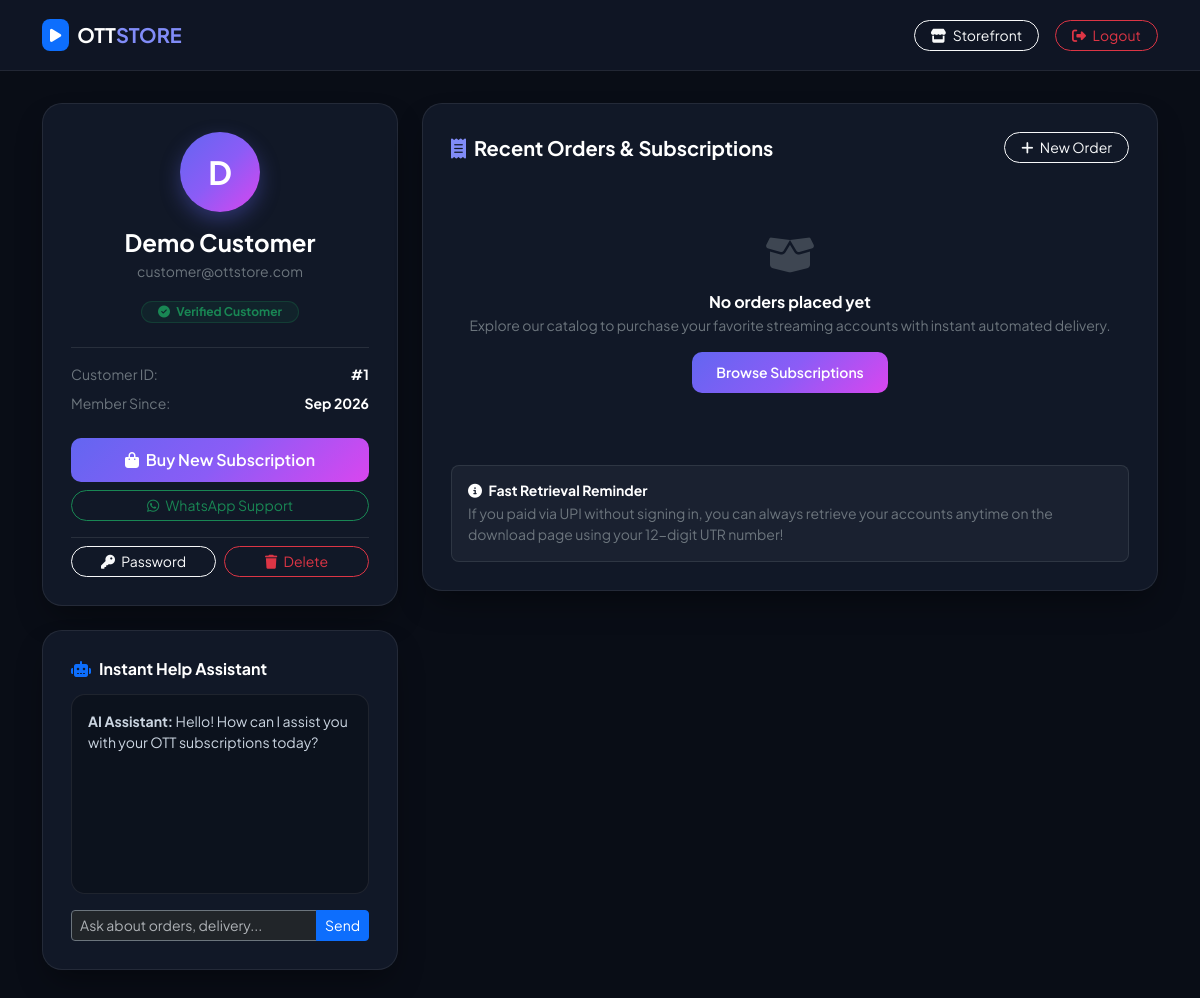
Page /_public_html/profile.php (signed in) on the committed database.
### tables this page shows
CREATE TABLE `users` (
  `id` int(11) NOT NULL AUTO_INCREMENT,
  `username` varchar(100) NOT NULL,
  `email` varchar(150) NOT NULL UNIQUE,
  `password` varchar(255) NOT NULL,
  `created_at` timestamp DEFAULT CURRENT_TIMESTAMP,
  PRIMARY KEY (`id`)
);

### _public_html/auth.php (called while the page is built, shortened)
<?php
global $conn;
if (!isset($conn) || !($conn instanceof mysqli)) {
    $conn = @new mysqli(DB_SERVER, DB_USERNAME, DB_PASSWORD, DB_DATABASE);
    $conn->set_charset("utf8mb4");
}
$site_settings = [];
if (isset($conn) && $conn instanceof mysqli && !$conn->connect_error) {
    $settingsRes = @$conn->query("SELECT setting_key, setting_value FROM settings");
    if ($settingsRes) {
        while ($row = $settingsRes->fetch_assoc()) {
            $site_settings[$row['setting_key']] = $row['setting_value'];
        }
    }
}
if (!function_exists('get_setting')) {
    function get_setting($key, $default = '') {
        global $site_settings;
        return isset($site_settings[$key]) && $site_settings[$key] !== '' ? $site_settings[$key] : $default;
    }
}
?>

### _public_html/profile.php (the view, shortened to what this page needs)
<?php
require_once __DIR__ . "/auth.php";
$user_id = (int)$_SESSION['user_id'];
$stmt = $conn->prepare("SELECT * FROM users WHERE id = ?");
$stmt->bind_param("i", $user_id);
$stmt->execute();
$user = $stmt->get_result()->fetch_assoc();
$ordersStmt = $conn->prepare("SELECT * FROM purchase_history WHERE user_id = ? ORDER BY id DESC");
$ordersStmt->bind_param("i", $user_id);
$ordersStmt->execute();
$orders = $ordersStmt->get_result();
$whatsappNumber = get_setting('support_whatsapp', '13082229928');
?>
<!DOCTYPE html>
<html lang="en" data-bs-theme="dark">
<head>
    <link rel="stylesheet" href="https://cdn.jsdelivr.net/npm/bootstrap@5.3.2/dist/css/bootstrap.min.css">
    <link rel="stylesheet" href="https://cdnjs.cloudflare.com/ajax/libs/font-awesome/6.5.1/css/all.min.css">
</head>
<body>
<nav class="navbar navbar-expand navbar-custom">
    <div class="container">
        <a class="navbar-brand text-white fw-bold d-flex align-items-center gap-2" href="index.php">
            <span class="badge bg-primary p-2 rounded-3"><i class="fa-solid fa-play"></i></span>
            <span>OTT<span style="color:#818cf8;">STORE</span></span>
        </a>
        <div class="d-flex align-items-center gap-3">
            <a href="index.php" class="btn btn-outline-light btn-sm rounded-pill px-3">
                <i class="fa-solid fa-store me-1"></i> Storefront
            </a>
            <a href="logout.php" class="btn btn-outline-danger btn-sm rounded-pill px-3">
                <i class="fa-solid fa-right-from-bracket me-1"></i> Logout
            </a>
        </div>
    </div>
</nav>
<div class="container">
    <div class="row g-4">
        <div class="col-lg-4">
            <div class="profile-card text-center mb-4">
                <div class="avatar-circle">
                    <?= strtoupper(substr($user['username'], 0, 1)) ?>
                </div>
                <h4 class="fw-bold text-white mb-1"><?= htmlspecialchars($user['username']) ?></h4>
                <p class="text-secondary small mb-3"><?= htmlspecialchars($user['email']) ?></p>
                <span class="badge bg-success bg-opacity-10 text-success border border-success border-opacity-25 px-3 py-1.5 rounded-pill mb-4">
                    <i class="fa-solid fa-circle-check me-1"></i> Verified Customer
                </span>
                <div class="text-start border-top border-secondary border-opacity-25 pt-3">
                    <div class="d-flex justify-content-between small text-secondary mb-2">
                        <span>Customer ID:</span>
                        <strong class="text-white">#<?= $user['id'] ?></strong>
                    </div>
                    <div class="d-flex justify-content-between small text-secondary">
                        <span>Member Since:</span>
                        <strong class="text-white"><?= date("M Y", strtotime($user['created_at'] ?? 'now')) ?></strong>
                    </div>
                </div>
                <div class="d-grid gap-2 mt-4">
                    <a href="index.php" class="btn btn-action text-decoration-none">
                        <i class="fa-solid fa-bag-shopping me-1"></i> Buy New Subscription
                    </a>
                    <a href="https://wa.me/<?= htmlspecialchars($whatsappNumber) ?>" target="_blank" class="btn btn-outline-success btn-sm rounded-pill">
                        <i class="fa-brands fa-whatsapp me-1"></i> WhatsApp Support
                    </a>
                    <div class="d-flex gap-2 pt-2 border-top border-secondary border-opacity-25 mt-2">
                        <button class="btn btn-outline-light btn-sm rounded-pill w-50" data-bs-toggle="modal" data-bs-target="#changePasswordModal">
                            <i class="fa-solid fa-key me-1"></i> Password
                        </button>
                        <button class="btn btn-outline-danger btn-sm rounded-pill w-50" data-bs-toggle="modal" data-bs-target="#deleteAccountModal">
                            <i class="fa-solid fa-trash me-1"></i> Delete
                        </button>
                    </div>
                </div>
            </div>
            <div class="profile-card">
                <h6 class="fw-bold text-white mb-3"><i class="fa-solid fa-robot text-primary me-2"></i>Instant Help Assistant</h6>
                <div class="chat-container mb-3" id="chatContainer">
                    <div class="chat-msg bot">
                        <strong>AI Assistant:</strong> Hello! How can I assist you with your OTT subscriptions today?
                    </div>
                </div>
                <div class="input-group">
                    <input type="text" id="chatInput" class="form-control form-control-sm bg-dark text-white border-secondary" placeholder="Ask about orders, delivery...">
                    <button class="btn btn-primary btn-sm" onclick="sendChatMessage()">Send</button>
                </div>
            </div>
        </div>
        <div class="col-lg-8">
            <div class="profile-card">
                <div class="d-flex justify-content-between align-items-center mb-4">
                    <h5 class="fw-bold text-white mb-0">
                        <i class="fa-solid fa-receipt text-indigo-400 me-2" style="color: #818cf8;"></i>Recent Orders & Subscriptions
                    </h5>
                    <a href="index.php" class="btn btn-sm btn-outline-light rounded-pill px-3">
                        <i class="fa-solid fa-plus me-1"></i> New Order
                    </a>
                </div>
                <?php if ($orders && $orders->num_rows > 0): ?>
                    <div class="table-responsive">
                        <table class="table table-dark table-hover border-secondary border-opacity-25 align-middle">
                            <thead>
                                <tr class="text-secondary small">
                                    <th>Service</th>
                                    <th>Qty</th>
                                    <th>Amount</th>
                                    <th>Date</th>
                                    <th>Status</th>
                                    <th class="text-end">Credentials</th>
                                </tr>
                            </thead>
                            <tbody>
                                <?php while ($order = $orders->fetch_assoc()): ?>
                                    <tr>
                                        <td class="fw-semibold text-white"><?= htmlspecialchars($order['product_name']) ?></td>
                                        <td><?= (int)$order['quantity'] ?></td>
                                        <td>&#8377;<?= number_format($order['price'], 0) ?></td>
                                        <td class="small text-secondary"><?= date("d M Y", strtotime($order['purchase_date'])) ?></td>
                                        <td><span class="badge bg-success bg-opacity-10 text-success border border-success border-opacity-25 px-2.5 py-1 rounded-pill">Delivered</span></td>
                                        <td class="text-end">
                                            <?php if (!empty($order['txn_id'])): ?>
                                                <a href="download.php?id=<?= urlencode($order['txn_id']) ?>" class="btn btn-sm btn-outline-primary rounded-pill px-2.5 py-1">
                                                    <i class="fa-solid fa-key me-1"></i> Access
                                                </a>
                                            <?php else: ?>
                                                <span class="text-secondary small">-</span>
                                            <?php endif; ?>
                                        </td>
                                    </tr>
                                <?php endwhile; ?>
                            </tbody>
                        </table>
                    </div>
                <?php else: ?>
                    <div class="text-center py-5">
                        <div class="text-secondary mb-3">
                            <i class="fa-solid fa-box-open fs-1 opacity-50"></i>
                        </div>
                        <h6 class="text-white fw-bold mb-1">No orders placed yet</h6>
                        <p class="text-secondary small mb-3">Explore our catalog to purchase your favorite streaming accounts with instant automated delivery.</p>
                        <a href="index.php" class="btn btn-action btn-sm text-decoration-none px-4">
                            Browse Subscriptions
                        </a>
                    </div>
                <?php endif; ?>
                <div class="mt-4 p-3 rounded-3 bg-secondary bg-opacity-10 border border-secondary border-opacity-25">
                    <h6 class="text-white small fw-bold mb-1"><i class="fa-solid fa-info-circle me-1"></i> Fast Retrieval Reminder</h6>
                    <p class="text-secondary small mb-0">
                        If you paid via UPI without signing in, you can always retrieve your accounts anytime on the download page using your 12-digit UTR number!
                    </p>
                </div>
            </div>
        </div>
    </div>
</div>
</body>
</html>

### _public_html/profile.php (style rules this page uses)
:root { --bg-body: #090d16; --bg-card: #111827; --border-card: rgba(255, 255, 255, 0.08); --accent-gradient: linear-gradient(135deg, #6366f1 0%, #8b5cf6 50%, #d946ef 100%); }
body { background-color: var(--bg-body); color: #f8fafc; font-family: 'Plus Jakarta Sans', sans-serif; min-height: 100vh; padding-bottom: 40px; }
.navbar-custom { background: rgba(17, 24, 39, 0.85); backdrop-filter: blur(16px); border-bottom: 1px solid var(--border-card); padding: 14px 0; margin-bottom: 32px; }
.profile-card { background: var(--bg-card); border: 1px solid var(--border-card); border-radius: 20px; padding: 28px; box-shadow: 0 16px 32px -8px rgba(0, 0, 0, 0.4); }
.avatar-circle { width: 80px; height: 80px; border-radius: 50%; background: var(--accent-gradient); display: flex; align-items: center; justify-content: center; color: #fff; font-size: 2rem; font-weight: 700; margin: 0 auto 16px auto; box-shadow: 0 8px 20px rgba(99, 102, 241, 0.35); }
.chat-container { background: rgba(0, 0, 0, 0.25); border: 1px solid var(--border-card); border-radius: 14px; padding: 16px; height: 200px; overflow-y: auto; }
.chat-msg { margin-bottom: 10px; font-size: 0.88rem; }
.chat-msg.bot { text-align: left; color: #cbd5e1; }
.btn-action { background: var(--accent-gradient); border: none; color: #fff; font-weight: 600; border-radius: 10px; padding: 10px 18px; transition: transform 0.2s; }

### rows in the picture
users: username "D", username "Demo Customer", email "customer@ottstore.com", id "1", created_at "Sep 2026"
